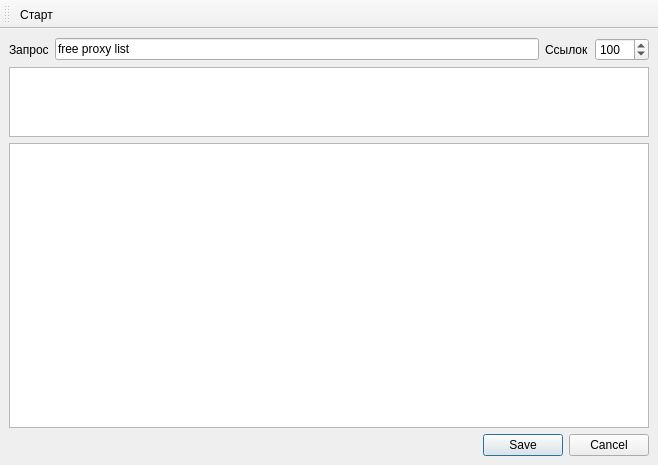
<?xml version="1.0" encoding="UTF-8"?>
<ui version="4.0">
 <class>SEWindow</class>
 <widget class="QMainWindow" name="SEWindow">
  <property name="windowModality">
   <enum>Qt::ApplicationModal</enum>
  </property>
  <property name="geometry">
   <rect>
    <x>0</x>
    <y>0</y>
    <width>658</width>
    <height>465</height>
   </rect>
  </property>
  <property name="windowTitle">
   <string>Парсер выдачи</string>
  </property>
  <widget class="QWidget" name="centralwidget">
   <layout class="QGridLayout" name="gridLayout">
    <item row="1" column="0" colspan="4">
     <widget class="QListView" name="se_lv">
      <property name="sizePolicy">
       <sizepolicy hsizetype="Expanding" vsizetype="Expanding">
        <horstretch>0</horstretch>
        <verstretch>1</verstretch>
       </sizepolicy>
      </property>
      <property name="alternatingRowColors">
       <bool>true</bool>
      </property>
     </widget>
    </item>
    <item row="0" column="1">
     <widget class="QLineEdit" name="query_le">
      <property name="text">
       <string>free proxy list</string>
      </property>
     </widget>
    </item>
    <item row="0" column="2">
     <widget class="QLabel" name="label_2">
      <property name="text">
       <string>Ссылок</string>
      </property>
      <property name="buddy">
       <cstring>qty_sb</cstring>
      </property>
     </widget>
    </item>
    <item row="2" column="0" colspan="4">
     <widget class="QListView" name="sites_lv">
      <property name="sizePolicy">
       <sizepolicy hsizetype="Expanding" vsizetype="Expanding">
        <horstretch>0</horstretch>
        <verstretch>10</verstretch>
       </sizepolicy>
      </property>
      <property name="contextMenuPolicy">
       <enum>Qt::ActionsContextMenu</enum>
      </property>
      <property name="alternatingRowColors">
       <bool>true</bool>
      </property>
      <property name="selectionMode">
       <enum>QAbstractItemView::ExtendedSelection</enum>
      </property>
     </widget>
    </item>
    <item row="0" column="3">
     <widget class="QSpinBox" name="qty_sb">
      <property name="minimum">
       <number>1</number>
      </property>
      <property name="maximum">
       <number>1000</number>
      </property>
      <property name="value">
       <number>100</number>
      </property>
     </widget>
    </item>
    <item row="0" column="0">
     <widget class="QLabel" name="label">
      <property name="text">
       <string>Запрос</string>
      </property>
      <property name="buddy">
       <cstring>query_le</cstring>
      </property>
     </widget>
    </item>
    <item row="3" column="0" colspan="4">
     <widget class="QDialogButtonBox" name="buttonBox">
      <property name="standardButtons">
       <set>QDialogButtonBox::Cancel|QDialogButtonBox::Save</set>
      </property>
     </widget>
    </item>
   </layout>
  </widget>
  <widget class="QToolBar" name="toolBar">
   <property name="windowTitle">
    <string>toolBar</string>
   </property>
   <property name="toolButtonStyle">
    <enum>Qt::ToolButtonTextUnderIcon</enum>
   </property>
   <attribute name="toolBarArea">
    <enum>TopToolBarArea</enum>
   </attribute>
   <attribute name="toolBarBreak">
    <bool>false</bool>
   </attribute>
   <addaction name="actionStart"/>
  </widget>
  <action name="actionStart">
   <property name="icon">
    <iconset>
     <normaloff>control_play_blue.png</normaloff>control_play_blue.png</iconset>
   </property>
   <property name="text">
    <string>Старт</string>
   </property>
   <property name="toolTip">
    <string>Старт</string>
   </property>
  </action>
  <action name="actionDelete">
   <property name="icon">
    <iconset>
     <normaloff>delete.png</normaloff>delete.png</iconset>
   </property>
   <property name="text">
    <string>Удалить</string>
   </property>
   <property name="toolTip">
    <string>Удалить</string>
   </property>
  </action>
 </widget>
 <resources/>
 <connections/>
</ui>
